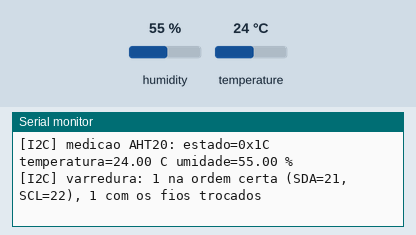
The program below on a simulated ESP32. Shown: the last lines printed to the serial monitor. Wiring (inferred from the names in the program): AHT10/20 sensor at I2C address 0x38. Inputs (shaded band) come from the test bench; at power-on: humidity 55 %, temperature 24 °C.

Above: at 1.5 s.
1.6 s: humidity set to 22 %
At 3.51 s:
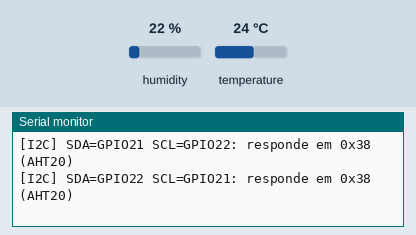
5.6 s: temperature set to 12 °C
At 7.2 s:
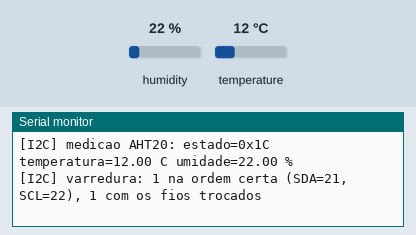
9.6 s: humidity set to 40 %
At 10.4 s:
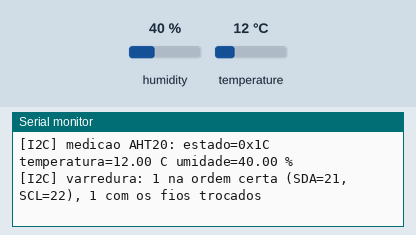
Timing chart, 0 to 12.6 s (numbered marks = the images above; inputs shaded):
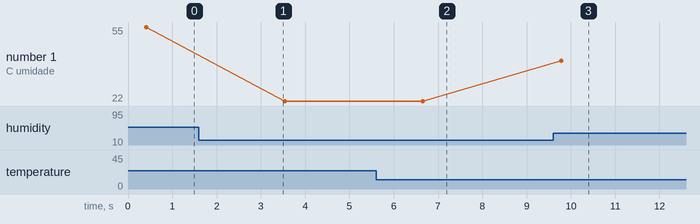

The program:

main.cpp
```cpp
// Varre os endereços I²C e mede o nível de repouso de SDA/SCL.
// Mesmos pinos e clock do nó (no_sensor/src/config.h): SDA 21, SCL 22, 100 kHz.
// Wire do Arduino-ESP32 3.x: https://docs.espressif.com/projects/arduino-esp32/en/latest/api/i2c.html
#include <Arduino.h>
#include <Wire.h>

constexpr uint8_t SDA_PINO = 21;
constexpr uint8_t SCL_PINO = 22;

// Com o pull-down interno (~45 kΩ) ligado, a linha só fica em 1 se houver um
// pull-up externo alimentado (o do módulo AHT20, ligado ao 3V3).
void niveisDeRepouso() {
  pinMode(SDA_PINO, INPUT_PULLDOWN);
  pinMode(SCL_PINO, INPUT_PULLDOWN);
  delay(5);
  int sda = digitalRead(SDA_PINO), scl = digitalRead(SCL_PINO);
  Serial.printf("[I2C] repouso com pull-down interno: SDA=%d SCL=%d (%s)\n", sda, scl,
                sda && scl ? "ha pull-up externo alimentado" : "sem pull-up: modulo sem 3V3/GND ou fio solto");
}

void setup() {
  Serial.begin(115200);
  delay(300);
}

int varrer(uint8_t sda, uint8_t scl) {
  Wire.begin(sda, scl, 100000);
  int achados = 0;
  for (uint8_t a = 1; a < 127; a++) {
    Wire.beginTransmission(a);
    if (Wire.endTransmission() == 0) {
      Serial.printf("[I2C] SDA=GPIO%d SCL=GPIO%d: responde em 0x%02X%s\n", sda, scl, a, a == 0x38 ? " (AHT20)" : "");
      achados++;
    }
  }
  Wire.end();
  return achados;
}

// Medição completa do AHT20 (datasheet, seção 7): comando 0xAC 0x33 0x00, espera
// de 80 ms e leitura de 7 bytes (estado, 20 bits de umidade, 20 de temperatura, CRC).
void medirAht20() {
  Wire.begin(SDA_PINO, SCL_PINO, 100000);
  Wire.beginTransmission(0x38);
  Wire.write(0xAC); Wire.write(0x33); Wire.write(0x00);
  uint8_t erroEnvio = Wire.endTransmission();
  delay(80);
  uint8_t d[7] = {0};
  size_t lidos = Wire.requestFrom((uint8_t)0x38, (uint8_t)7);
  for (size_t i = 0; i < lidos && i < 7; i++) d[i] = Wire.read();
  Wire.end();
  if (erroEnvio != 0 || lidos != 7) {
    Serial.printf("[I2C] medicao AHT20: FALHOU (envio=%u, bytes lidos=%u)\n", erroEnvio, (unsigned)lidos);
    return;
  }
  uint32_t ur = ((uint32_t)d[1] << 12) | ((uint32_t)d[2] << 4) | (d[3] >> 4);
  uint32_t t = (((uint32_t)d[3] & 0x0F) << 16) | ((uint32_t)d[4] << 8) | d[5];
  Serial.printf("[I2C] medicao AHT20: estado=0x%02X temperatura=%.2f C umidade=%.2f %%\n", d[0],
                t * 200.0 / 1048576.0 - 50.0, ur * 100.0 / 1048576.0);
}

void loop() {
  niveisDeRepouso();
  // As duas ordens: se só a trocada responder, os fios SDA e SCL estão invertidos.
  int certa = varrer(SDA_PINO, SCL_PINO);
  int trocada = varrer(SCL_PINO, SDA_PINO);
  if (certa > 0) medirAht20();
  Serial.printf("[I2C] varredura: %d na ordem certa (SDA=21, SCL=22), %d com os fios trocados\n", certa, trocada);
  delay(3000);
}
```

Measured:
- after the input at 5.6 s, the serial monitor: prints a new line after 1.1 s (image 2)
- after the input at 9.6 s, the serial monitor: prints a new line after 0.18 s (image 3)
- plotted number 1: 22 → 40 after the input at 9.6 s
